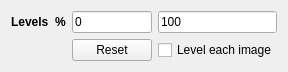
<?xml version="1.0" encoding="UTF-8"?>
<ui version="4.0">
 <class>Form</class>
 <widget class="QWidget" name="Form">
  <property name="geometry">
   <rect>
    <x>0</x>
    <y>0</y>
    <width>254</width>
    <height>61</height>
   </rect>
  </property>
  <property name="windowTitle">
   <string>Form</string>
  </property>
  <layout class="QGridLayout" name="gridLayout">
   <item row="0" column="0">
    <widget class="QLabel" name="label_levels">
     <property name="font">
      <font>
       <weight>75</weight>
       <bold>true</bold>
      </font>
     </property>
     <property name="text">
      <string>Levels  %</string>
     </property>
    </widget>
   </item>
   <item row="0" column="1">
    <widget class="QLineEdit" name="lineEdit_minLevel">
     <property name="text">
      <string>0</string>
     </property>
     <property name="readOnly">
      <bool>false</bool>
     </property>
     <property name="placeholderText">
      <string>min</string>
     </property>
    </widget>
   </item>
   <item row="0" column="2">
    <widget class="QLineEdit" name="lineEdit_maxLevel">
     <property name="inputMask">
      <string/>
     </property>
     <property name="text">
      <string>100</string>
     </property>
     <property name="readOnly">
      <bool>false</bool>
     </property>
     <property name="placeholderText">
      <string>max</string>
     </property>
    </widget>
   </item>
   <item row="1" column="2">
    <widget class="QCheckBox" name="checkbox_singleimagelevel">
     <property name="text">
      <string>Level each image</string>
     </property>
    </widget>
   </item>
   <item row="1" column="1">
    <widget class="QPushButton" name="pushButton_reset">
     <property name="text">
      <string>Reset</string>
     </property>
    </widget>
   </item>
  </layout>
 </widget>
 <resources/>
 <connections/>
</ui>
